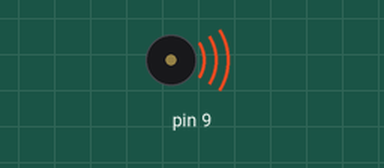
A sketch run on a simulated Arduino Uno, built with avr-gcc and run on an emulated ATmega328P. Parts: buzzer (waves = sounding).

Above: at 0.5 s.
Timing chart, 0 to 7.8 s (numbered marks = the images above):
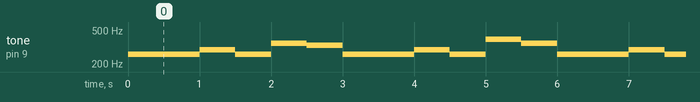

The sketch:

buzzer_with_music.ino
```cpp
int C = 0;
int Db = 1;
int D = 2;
int Eb = 3;
int E = 4;
int F = 5;
int Gb = 6;
int G = 7;
int Ab = 8;
int A = 9;

int notes[] = {261, 277, 294, 311, 330, 349, 370, 392, 415, 440};
//            mid C  C#   D    D#   E    F    F#   G    G#   A

int music[] = {C, C, D, C, F, E, C, C, D, C, G, F};

void setup() {
  pinMode(9,OUTPUT);

}

void loop() {

  for(int i = 0; i< 12; i++) {
    tone(9, notes[music[i]]);
    delay(500);
  }


}
```

Measured:
- by itself, tone on pin 9: repeats every 6.0 s: 294 Hz 0.50 s, 261 Hz 0.50 s, 349 Hz 0.50 s, 330 Hz 0.50 s, 261 Hz 1.0 s, 294 Hz 0.50 s, 261 Hz 0.50 s, 392 Hz 0.50 s, 349 Hz 0.50 s, 261 Hz 1.0 s
